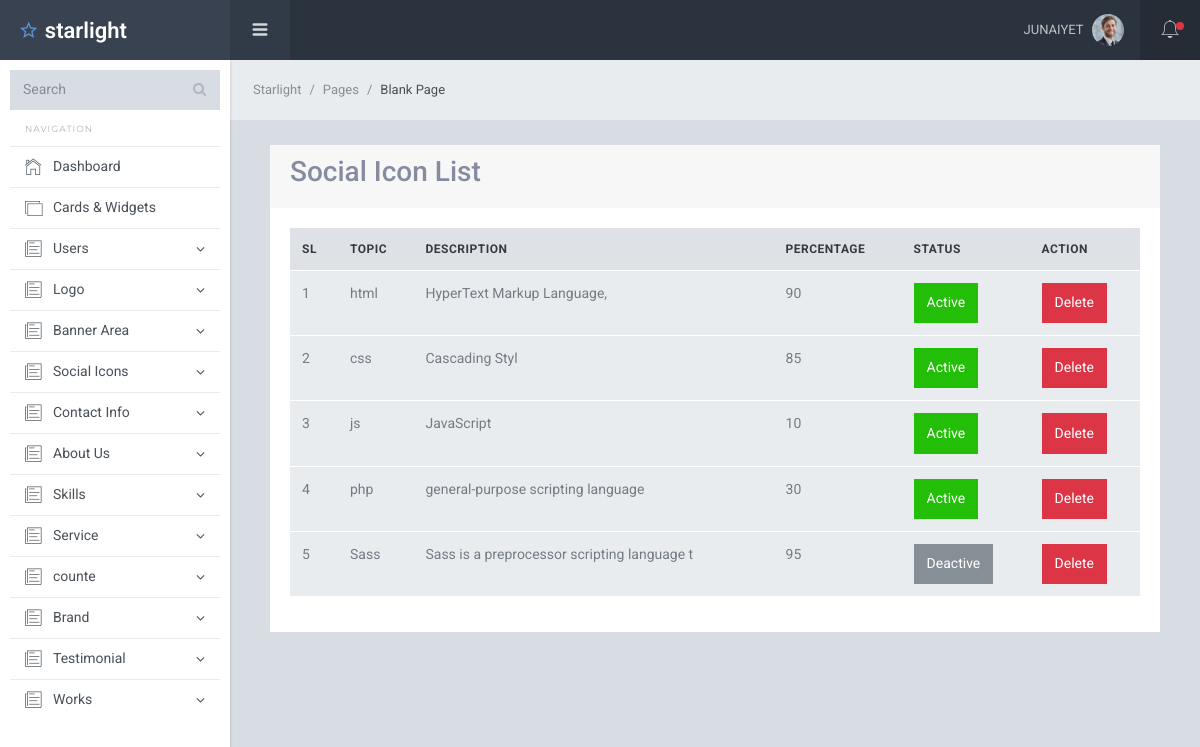
/skills/view_skills.php (signed in), run on the app's committed database.
### tables this page shows
CREATE TABLE `users` (
  `id` int(11) NOT NULL,
  `name` varchar(80) NOT NULL,
  `email` varchar(80) NOT NULL,
  `password` varchar(80) NOT NULL,
  `profile_photo` varchar(80) NOT NULL,
  `created_at` datetime NOT NULL,
  `status` int(11) NOT NULL DEFAULT 0,
  `role` int(11) DEFAULT NULL
);

CREATE TABLE `skills` (
  `id` int(11) NOT NULL,
  `topic` varchar(80) NOT NULL,
  `description` varchar(80) NOT NULL,
  `percentage` varchar(11) NOT NULL,
  `status` int(11) NOT NULL DEFAULT 0
);

### skills/view_skills.php (the view, shortened to what this page needs)
<?php
require '../db.php';
require '../dashbord_parts/header.php';
$select_skills_info= "SELECT * FROM skills";
$select_skills_info_result = mysqli_query($db_connection, $select_skills_info);
?>
<div class="sl-mainpanel">
    <nav class="breadcrumb sl-breadcrumb">
        <a class="breadcrumb-item" href="index.html">Starlight</a>
        <a class="breadcrumb-item" href="index.html">Pages</a>
        <span class="breadcrumb-item active">Blank Page</span>
    </nav>
    <div class="sl-pagebody">
        <div class="sl-page-title">
            <div class="container">
                <div class="row">
                    <div class="col-lg-12">
                        <div class="card">
                            <div class="card-header">
                                <h3>Social Icon List</h3>
                            </div>
                            <div class="card-body">
                                <table class="table table-border">
                                    <thead>
                                        <tr>
                                            <th>SL</th>
                                            <th>Topic</th>
                                            <th>Description</th>
                                            <th>Percentage</th>
                                            <th>Status</th>
                                            <th>Action</th>
                                        </tr>
                                    </thead>
                                    <tbody>
                                        <?php foreach ($select_skills_info_result as $key => $skill) { ?>
                                            <tr>
                                                <td><?= ++$key ?></td>
                                                <td>  <?= $skill['topic'] ?></td>
                                                <td>  <?= $skill['description'] ?></td>
                                                <td>  <?= $skill['percentage'] ?></td>
                                                <td>
                                                    <a href="skills_status.php?id=<?= $skill['id'] ?>" class="btn btn-<?= ($skill['status'] == 1 ? 'success' : 'secondary') ?>"><?= ($skill['status'] == 1 ? 'Active' : 'Deactive') ?></a>
                                                </td>
                                                <td>
                                                    <a href="skills_delete.php?id=<?= $skill['id'] ?>" class="btn btn-danger">Delete</a>
                                                </td>
                                            </tr>
                                        <?php } ?>
                                    </tbody>
                                </table>
                            </div>
                        </div>
                    </div>
                </div>
            </div>
        </div>
    </div>
</div>
<?php
require '../dashbord_parts/footer.php'
?>

### dashbord_parts/header.php (shortened to what this page needs)
<?php
$id = $_SESSION['id'];
$select_profile = "SELECT * FROM users WHERE id=$id";
$select_profile_result = mysqli_query($db_connection,$select_profile) ;
$after_assos_info = mysqli_fetch_assoc($select_profile_result);
?>
<!DOCTYPE html>
<html lang="en">
<head>
    <link href="/protfolio/dashbord_assets/lib/font-awesome/css/font-awesome.css" rel="stylesheet">
    <link href="/protfolio/dashbord_assets/lib/Ionicons/css/ionicons.css" rel="stylesheet">
    <link href="/protfolio/dashbord_assets/lib/perfect-scrollbar/css/perfect-scrollbar.css" rel="stylesheet">
    <link rel="stylesheet" href="/protfolio/dashbord_assets/css/starlight.css">
</head>
<body>
    <div class="sl-logo"><a href=""><i class="icon ion-android-star-outline"></i> starlight</a></div>
    <div class="sl-sideleft">
        <div class="input-group input-group-search">
            <input type="search" name="search" class="form-control" placeholder="Search">
            <span class="input-group-btn">
                <button class="btn"><i class="fa fa-search"></i></button>
            </span>
        </div>
        <label class="sidebar-label">Navigation</label>
        <div class="sl-sideleft-menu">
            <a href="/protfolio/dashbord.php" class="sl-menu-link">
                <div class="sl-menu-item">
                    <i class="menu-item-icon icon ion-ios-home-outline tx-22"></i>
                    <span class="menu-item-label" >Dashboard</span>
                </div>
            </a>
            <a href="widgets.html" class="sl-menu-link">
                <div class="sl-menu-item">
                    <i class="menu-item-icon icon ion-ios-photos-outline tx-20"></i>
                    <span class="menu-item-label">Cards &amp; Widgets</span>
                </div>
            </a>
           <?php if($after_assos_info['role'] == 1){?>
            <a href="#" class="sl-menu-link">
                <div class="sl-menu-item">
                    <i class="menu-item-icon icon ion-ios-paper-outline tx-22"></i>
                    <span class="menu-item-label">Users</span>
                    <i class="menu-item-arrow fa fa-angle-down"></i>
                </div>
            </a>
            <?php }?>
            <a href="#" class="sl-menu-link">
                <div class="sl-menu-item">
                    <i class="menu-item-icon icon ion-ios-paper-outline tx-22"></i>
                    <span class="menu-item-label">Logo</span>
                    <i class="menu-item-arrow fa fa-angle-down"></i>
                </div>
            </a>
            <a href="#" class="sl-menu-link">
                <div class="sl-menu-item">
                    <i class="menu-item-icon icon ion-ios-paper-outline tx-22"></i>
                    <span class="menu-item-label">Banner Area</span>
                    <i class="menu-item-arrow fa fa-angle-down"></i>
                </div>
            </a>
            <a href="#" class="sl-menu-link">
                <div class="sl-menu-item">
                    <i class="menu-item-icon icon ion-ios-paper-outline tx-22"></i>
                    <span class="menu-item-label">Social Icons</span>
                    <i class="menu-item-arrow fa fa-angle-down"></i>
                </div>
            </a>
            <a href="#" class="sl-menu-link">
                <div class="sl-menu-item">
                    <i class="menu-item-icon icon ion-ios-paper-outline tx-22"></i>
                    <span class="menu-item-label">Contact Info</span>
                    <i class="menu-item-arrow fa fa-angle-down"></i>
                </div>
            </a>
            <a href="#" class="sl-menu-link">
                <div class="sl-menu-item">
                    <i class="menu-item-icon icon ion-ios-paper-outline tx-22"></i>
                    <span class="menu-item-label">About Us</span>
                    <i class="menu-item-arrow fa fa-angle-down"></i>
                </div>
            </a>
            <a href="#" class="sl-menu-link">
                <div class="sl-menu-item">
                    <i class="menu-item-icon icon ion-ios-paper-outline tx-22"></i>
                    <span class="menu-item-label">Skills</span>
                    <i class="menu-item-arrow fa fa-angle-down"></i>
                </div>
            </a>
            <a href="#" class="sl-menu-link">
                <div class="sl-menu-item">
                    <i class="menu-item-icon icon ion-ios-paper-outline tx-22"></i>
                    <span class="menu-item-label">Service</span>
                    <i class="menu-item-arrow fa fa-angle-down"></i>
                </div>
            </a>
            <a href="#" class="sl-menu-link">
                <div class="sl-menu-item">
                    <i class="menu-item-icon icon ion-ios-paper-outline tx-22"></i>
                    <span class="menu-item-label">counte</span>
                    <i class="menu-item-arrow fa fa-angle-down"></i>
                </div>
            </a>
            <a href="#" class="sl-menu-link">
                <div class="sl-menu-item">
                    <i class="menu-item-icon icon ion-ios-paper-outline tx-22"></i>
                    <span class="menu-item-label">Brand</span>
                    <i class="menu-item-arrow fa fa-angle-down"></i>
                </div>
            </a>
            <a href="#" class="sl-menu-link">
                <div class="sl-menu-item">
                    <i class="menu-item-icon icon ion-ios-paper-outline tx-22"></i>
                    <span class="menu-item-label">Testimonial</span>
                    <i class="menu-item-arrow fa fa-angle-down"></i>
                </div>
            </a>
            <a href="#" class="sl-menu-link">
                <div class="sl-menu-item">
                    <i class="menu-item-icon icon ion-ios-paper-outline tx-22"></i>
                    <span class="menu-item-label">Works</span>
                    <i class="menu-item-arrow fa fa-angle-down"></i>
                </div>
            </a>
        </div>
        <br>
    </div>
    <div class="sl-header">
        <div class="sl-header-left">
            <div class="navicon-left hidden-md-down"><a id="btnLeftMenu" href=""><i class="icon ion-navicon-round"></i></a></div>
        </div>
        <div class="sl-header-right">
            <nav class="nav">
                <div class="dropdown">
                    <a href="" class="nav-link nav-link-profile" data-toggle="dropdown">
                        <span class="logged-name"><?= $after_assos_info['name'] ;?></span></span>
                        <img src="/protfolio/uplodeds/users/<?= $after_assos_info['profile_photo']?>" class="wd-32 rounded-circle" alt="">
                    </a>
                </div>
            </nav>
            <div class="navicon-right">
                <a id="btnRightMenu" href="" class="pos-relative">
                    <i class="icon ion-ios-bell-outline"></i>
                    <span class="square-8 bg-danger"></span>
                </a>
            </div>
        </div>
    </div>

### data on the page
users: name "JUNAIYET", profile_photo (picture)
skills: topic "html", description "HyperText Markup Language,", percentage "90", status "Active"
skills: topic "css", description "Cascading Styl", percentage "85", status "Active"
skills: topic "js", description "JavaScript", percentage "10", status "Active"
skills: topic "php", description "general-purpose scripting language", percentage "30", status "Active"
skills: topic "Sass", description "Sass is a preprocessor scripting language t", percentage "95", status "Deactive"
